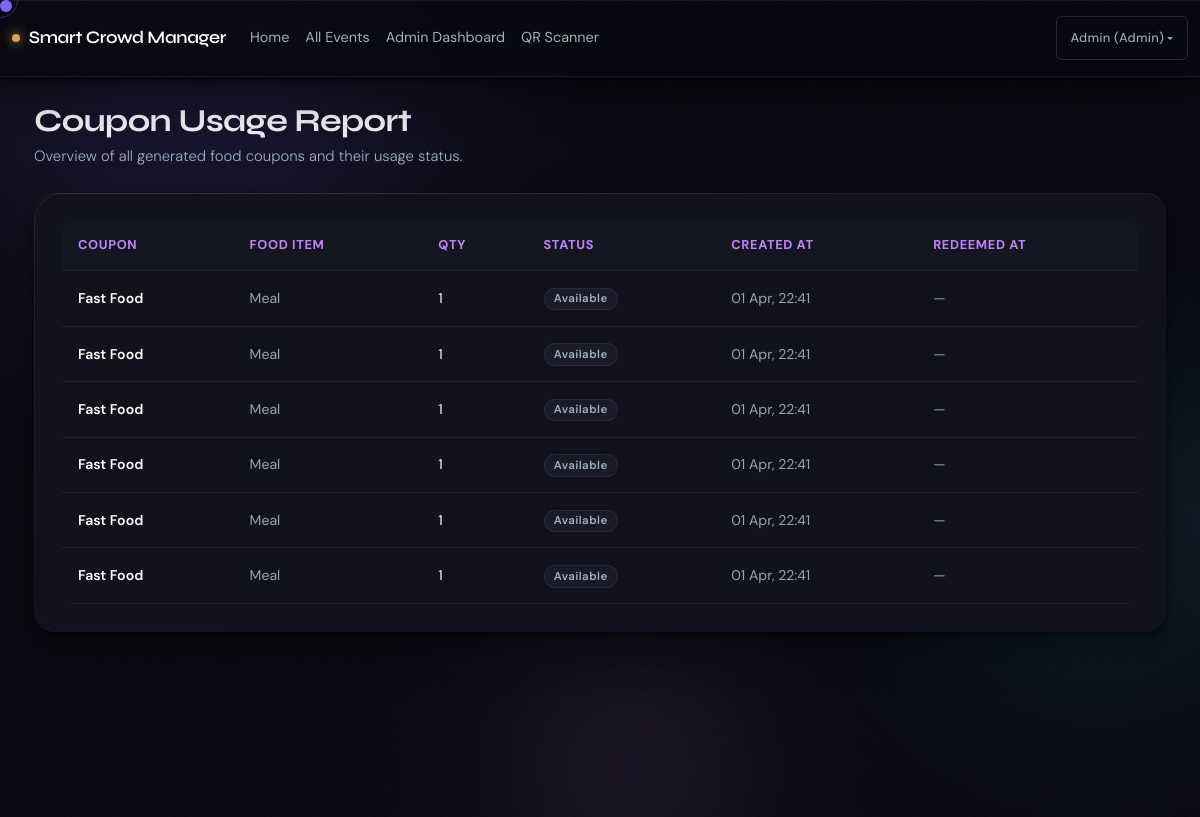
The page /coupon_report (signed in) on the database its author committed.
### app.py (models this page shows, shortened)
class User(UserMixin, db.Model):
    id = db.Column(db.Integer, primary_key=True)
    name = db.Column(db.String(120), nullable=False)
    email = db.Column(db.String(120), unique=True, nullable=False)
    password_hash = db.Column(db.String(255), nullable=False)
    roll_number = db.Column(db.String(50), nullable=True)  # College roll number
    role = db.Column(db.String(20), nullable=False, default="student")  # student, admin, faculty_coordinator, volunteer, security, host, canteen_owner
    is_guest = db.Column(db.Boolean, default=False)  # For temporary guest/alumni passes
    events = db.relationship("Event", back_populates="host", lazy=True)
    tickets = db.relationship("Ticket", back_populates="student", lazy=True)

class FoodCoupon(db.Model):
    id = db.Column(db.Integer, primary_key=True)
    coupon_name = db.Column(db.String(100), nullable=False)
    food_item = db.Column(db.String(100), nullable=False)
    quantity = db.Column(db.Integer, nullable=False, default=1)
    qr_code = db.Column(db.String(200), unique=True, nullable=False)
    status = db.Column(db.String(20), default="Pending")
    used = db.Column(db.Boolean, default=False)
    created_at = db.Column(db.DateTime, default=datetime.now)
    expiry_date = db.Column(db.DateTime, nullable=True)
    used_at = db.Column(db.DateTime, nullable=True)
    created_by = db.Column(db.String(50), nullable=True)
    meal_type = db.Column(db.String(20), default="other")  # breakfast, lunch, dinner, other
    event_id = db.Column(db.Integer, db.ForeignKey("event.id"), nullable=True)
    student_id = db.Column(db.Integer, db.ForeignKey("user.id"), nullable=True)
    ticket_id = db.Column(db.Integer, db.ForeignKey("ticket.id"), nullable=True)
    event = db.relationship("Event")
    student = db.relationship("User", foreign_keys=[student_id])
    ticket = db.relationship("Ticket")

### app.py (the view)
        def wrapper(*args, **kwargs):
            if not current_user.is_authenticated:
                flash("Please log in to access this page.", "danger")
                return redirect(url_for("login"))
            if current_user.role not in allowed_roles:
                flash("You don't have permission to access this page.", "danger")
                return redirect(url_for("index"))
            return f(*args, **kwargs)

### app.py (called while the page is built)
@login_manager.user_loader
def load_user(user_id: str):
    return db.session.get(User, int(user_id))

@app.context_processor
def inject_now():
    return {"now": datetime.now()}

def require_role(*allowed_roles):
    def decorator(f):
        def wrapper(*args, **kwargs):
            if not current_user.is_authenticated:
                flash("Please log in to access this page.", "danger")
                return redirect(url_for("login"))
            if current_user.role not in allowed_roles:
                flash("You don't have permission to access this page.", "danger")
                return redirect(url_for("index"))
            return f(*args, **kwargs)
        wrapper.__name__ = f.__name__
        return wrapper
    return decorator

@app.route("/coupon_report")
@login_required
@require_role("admin", "host")
def coupon_report():
    coupons = FoodCoupon.query.order_by(FoodCoupon.created_at.desc()).all()
    return render_template("coupon_report.html", coupons=coupons)

### templates/coupon_report.html (shortened to what this page needs)
{% extends "base.html" %}
{% block content %}
<div class="mb-4 page-header reveal">
  <h1 class="h3 mb-1 fw-bold" style="font-family: 'Syne', sans-serif;">Coupon Usage Report</h1>
  <p class="text-muted mb-0">Overview of all generated food coupons and their usage status.</p>
</div>
<div class="card shadow-sm border-0 reveal reveal-delay-1">
  <div class="card-body">
    <div class="table-responsive">
      <table class="table table-sm align-middle mb-0">
        <thead class="table-light">
          <tr>
            <th>Coupon</th>
            <th>Food Item</th>
            <th>Qty</th>
            <th>Status</th>
            <th>Created At</th>
            <th>Redeemed At</th>
          </tr>
        </thead>
        <tbody>
          {% for c in coupons %}
          <tr>
            <td class="text-white fw-semibold">{{ c.coupon_name }}</td>
            <td class="text-muted">{{ c.food_item }}</td>
            <td class="text-white">{{ c.quantity }}</td>
            <td>
              {% if c.used %}
              <span class="badge status-normal">Redeemed</span>
              {% else %}
              <span class="badge status-blocked">Available</span>
              {% endif %}
            </td>
            <td class="small text-muted">
              {{ c.created_at.strftime('%d %b, %H:%M') if c.created_at }}
            </td>
            <td class="small text-muted">
              {{ c.used_at.strftime('%d %b, %H:%M') if c.used_at else '—' }}
            </td>
          </tr>
          {% else %}
          <tr>
            <td colspan="6" class="text-center small text-muted py-4">
              No coupons created yet.
            </td>
          </tr>
          {% endfor %}
        </tbody>
      </table>
    </div>
  </div>
</div>
{% endblock %}

### templates/base.html (shortened to what this page needs)
<!DOCTYPE html>
<html lang="en">
  <head>
    <link
      href="https://cdn.jsdelivr.net/npm/bootstrap@5.3.3/dist/css/bootstrap.min.css"
      rel="stylesheet"
    />
    <link rel="stylesheet" href="https://cdn.jsdelivr.net/npm/bootstrap-icons@1.11.3/font/bootstrap-icons.min.css">
    <link
      rel="stylesheet"
      href="{{ url_for('static', filename='css/style.css') }}"
    />
    <link
      rel="stylesheet"
      href="{{ url_for('static', filename='css/obsidian.css') }}"
    />
  </head>
  <body>
    <div class="bg-canvas">
      <div class="orb orb-3"></div>
    </div>
    <div class="cursor" id="cursor"></div>
    <div class="cursor-trail" id="cursorTrail"></div>
    <nav class="navbar navbar-expand-lg navbar-dark bg-dark shadow-sm">
      <div class="container-fluid">
        <a class="navbar-brand fw-semibold" href="{{ url_for('index') }}">
          Smart Crowd Manager
        </a>
        <div class="collapse navbar-collapse" id="mainNavbar">
          <ul class="navbar-nav me-auto mb-2 mb-lg-0">
            <li class="nav-item">
              <a class="nav-link" href="{{ url_for('index') }}">Home</a>
            </li>
            <li class="nav-item">
              <a class="nav-link" href="{{ url_for('event_listing') }}">All Events</a>
            </li>
            {% if current_user.is_authenticated %}
            {% if current_user.role == 'student' %}
            <li class="nav-item">
              <a class="nav-link" href="{{ url_for('my_tickets') }}">My Tickets & Vouchers</a>
            </li>
            {% elif current_user.role == 'admin' %}
            <li class="nav-item">
              <a class="nav-link" href="{{ url_for('admin_dashboard') }}">Admin Dashboard</a>
            </li>
            {% elif current_user.role == 'faculty_coordinator' %}
            <li class="nav-item">
              <a class="nav-link" href="{{ url_for('faculty_dashboard') }}">Faculty Dashboard</a>
            </li>
            {% elif current_user.role == 'host' %}
            <li class="nav-item">
              <a class="nav-link" href="{{ url_for('host_dashboard') }}">Host Dashboard</a>
            </li>
            {% elif current_user.role == 'security' %}
            <li class="nav-item">
              <a class="nav-link" href="{{ url_for('security_dashboard') }}">Security Dashboard</a>
            </li>
            {% elif current_user.role == 'canteen_owner' %}
            <li class="nav-item">
              <a class="nav-link" href="{{ url_for('canteen_dashboard') }}">Canteen Dashboard</a>
            </li>
            {% endif %}
            {% if current_user.role in ['host', 'security', 'admin', 'volunteer'] %}
            <li class="nav-item">
              <a class="nav-link" href="{{ url_for('volunteer_scanner') }}">QR Scanner</a>
            </li>
            {% endif %}
            {% endif %}
          </ul>
          <div class="d-flex align-items-center gap-3">
          {% if current_user.is_authenticated %}
          <div class="dropdown">
            <button class="btn btn-sm btn-outline-light dropdown-toggle" type="button" data-bs-toggle="dropdown">
              {{ current_user.name }} ({{ current_user.role|replace('_', ' ')|title }})
            </button>
          </div>
          {% endif %}
          </div>
        </div>
      </div>
    </nav>
    <main class="py-4">
      <div class="container">
        {% block content %}{% endblock %}
      </div>
    </main>
  </body>
</html>

### static/css/style.css (style rules this page uses)
body { margin: 0; font-family: system-ui, -apple-system, BlinkMacSystemFont, "Segoe UI", sans-serif; background: radial-gradient(circle at top left, #0f172a, #020617 55%, #020617); color: #0f172a; }
.navbar { background: linear-gradient(90deg, #020617, #111827); }
.navbar-brand { letter-spacing: 0.03em; font-size: 1.05rem; }
main { min-height: 100vh; }
main .container { max-width: 1120px; }
.page-header { color: #e5e7eb; }
.page-header h1 { font-weight: 650; }
.page-header p { color: #9ca3af; }
.card { border-radius: 1rem; border: 1px solid rgba(148, 163, 184, 0.25); background: radial-gradient(circle at top left, rgba(148, 163, 184, 0.18), rgba(15, 23, 42, 0.96)); color: #e5e7eb; box-shadow: 0 18px 45px rgba(15, 23, 42, 0.65); backdrop-filter: blur(16px); }
.card-body { padding: 1.4rem 1.5rem; }
.card .text-muted { color: #9ca3af !important; }
.table { color: #e5e7eb; }
.table thead { background: rgba(15, 23, 42, 0.9); color: #e5e7eb; border-color: rgba(148, 163, 184, 0.4); }
.table tbody tr { border-color: rgba(148, 163, 184, 0.3); }
.table td, .table th { vertical-align: middle; }
.shadow-sm { box-shadow: 0 18px 45px rgba(15, 23, 42, 0.6) !important; }

### templates/base.html (style rules this page uses)
:root { --bg: #080810; --surface: #0e0e1a; --card: #12121f; --border: rgba(120,100,255,0.15); --accent: #7c5cfc; --accent2: #c084fc; --accent3: #38bdf8; --text: #ffffff; --muted: #a0aec0; --glow: rgba(124,92,252,0.4); --primary-color: var(--accent); --secondary-color: var(--accent2); --accent-color: var(--accent3); --success-color: #4caf50; --warning-color: #ff9800; --danger-color: #f44336; --bg-light: var(--bg); --text-dark: var(--text); }
body { background: var(--bg); color: var(--text); font-family: 'DM Sans', sans-serif; overflow-x: hidden; min-height: 100vh; cursor: none; }
.cursor { width: 12px; height: 12px; background: var(--accent); border-radius: 50%; position: fixed; top: 0; left: 0; pointer-events: none; z-index: 9999; transition: transform 0.1s ease; mix-blend-mode: screen; }
.cursor-trail { width: 36px; height: 36px; border: 1px solid rgba(124,92,252,0.4); border-radius: 50%; position: fixed; top: 0; left: 0; pointer-events: none; z-index: 9998; transition: transform 0.25s ease, width 0.2s, height 0.2s; }
.card { background: var(--card); border: 1px solid var(--border); border-radius: 20px; color: var(--text) !important; box-shadow: 0 16px 40px rgba(0,0,0,0.4); transition: transform 0.3s cubic-bezier(0.16,1,0.3,1), border-color 0.3s; }
.navbar { background: rgba(8,8,16,0.8) !important; backdrop-filter: blur(20px); border-bottom: 1px solid var(--border); padding: 1rem 0; }
.navbar-brand { font-family: 'Syne', sans-serif; font-weight: 800; letter-spacing: -0.02em; color: var(--text) !important; }
.nav-link { color: var(--muted) !important; font-size: 0.9rem; transition: color 0.2s; }
.table { color: var(--text) !important; border-color: var(--border) !important; }
.table-light { background: rgba(255,255,255,0.05) !important; color: var(--text) !important; }
.table thead th { border-bottom: 1px solid var(--border) !important; color: var(--accent2) !important; font-size: 0.8rem; text-transform: uppercase; letter-spacing: 0.05em; font-weight: 700; }
.table td { color: var(--text) !important; border-color: var(--border) !important; }
.text-muted { color: var(--muted) !important; }
.text-white { color: #ffffff !important; }
.badge { border-radius: 100px; padding: 0.4em 0.8em; font-weight: 600; }
.status-blocked { background: rgba(107,104,128,0.1) !important; color: var(--muted) !important; border: 1px solid var(--border); }
.bg-canvas { position: fixed; inset: 0; z-index: -1; overflow: hidden; pointer-events: none; }
.orb { position: absolute; border-radius: 50%; filter: blur(80px); opacity: 0.15; animation: drift 20s ease-in-out infinite alternate; }
.orb-3 { width: 300px; height: 300px; background: radial-gradient(circle, var(--accent2), transparent); bottom: -100px; left: 40%; animation-delay: -14s; }
.btn, .nav-link, .dropdown-item { min-height: 44px; display: flex; align-items: center; }

### rows shown on the page
User: name "Admin", role "Admin"
FoodCoupon: coupon_name "Fast Food", food_item "Meal", quantity "1", used "Available", created_at "01 Apr, 22:41", used_at "—"
FoodCoupon: coupon_name "Fast Food", food_item "Meal", quantity "1", used "Available", created_at "01 Apr, 22:41", used_at "—"
FoodCoupon: coupon_name "Fast Food", food_item "Meal", quantity "1", used "Available", created_at "01 Apr, 22:41", used_at "—"
FoodCoupon: coupon_name "Fast Food", food_item "Meal", quantity "1", used "Available", created_at "01 Apr, 22:41", used_at "—"
FoodCoupon: coupon_name "Fast Food", food_item "Meal", quantity "1", used "Available", created_at "01 Apr, 22:41", used_at "—"
FoodCoupon: coupon_name "Fast Food", food_item "Meal", quantity "1", used "Available", created_at "01 Apr, 22:41", used_at "—"
